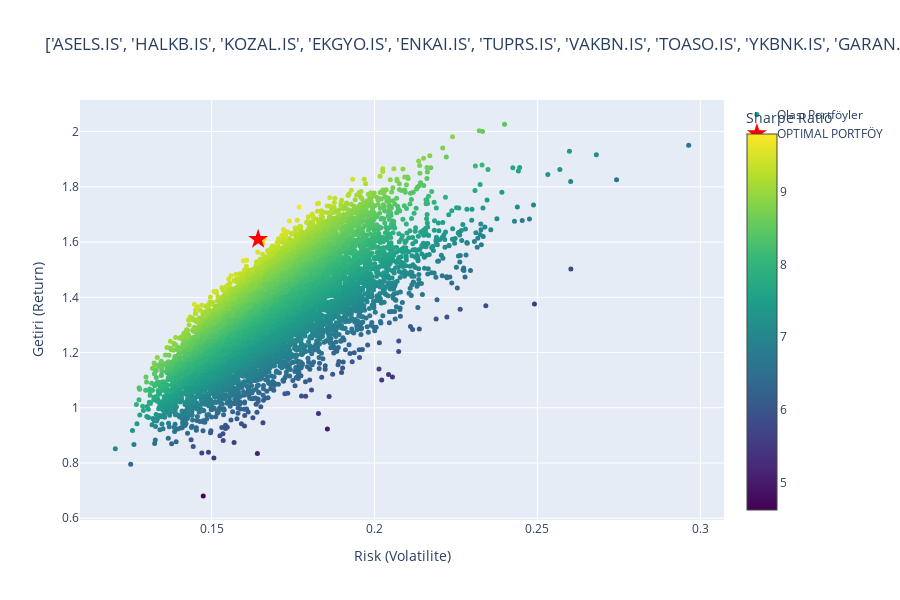

Source (notebook cell):
### Markdown cell above
## Best Portfolio with Monte Carlo Simulation

### Code cell
import plotly.graph_objects as go

symbols = top_10_symbols
period = '1y'

df_portfolio = get_portfolio_history(symbols, period=period)

# ---  Simülasyon Ayarları ---
num_portfolios = 10000 # 10000 senaryo deneyelim
all_weights = np.zeros((num_portfolios, len(symbols)))
ret_arr = np.zeros(num_portfolios)
vol_arr = np.zeros(num_portfolios)
sharpe_arr = np.zeros(num_portfolios)

print(f"{num_portfolios} senaryo hesaplanıyor... for {period}")

# --- 3. Hızlı Döngü ---
for i in range(num_portfolios):
    # Rastgele ağırlıklar
    weights = np.random.random(len(symbols))
    weights = weights / np.sum(weights)
    all_weights[i, :] = weights
    
    # Performans Hesapla
    ret, vol = portfolio_performance_with_data(df_portfolio, list(weights), period='1y')
    
    ret_arr[i] = ret
    vol_arr[i] = vol
    sharpe_arr[i] = ret / vol

# --- 4. En İyisini Bul ---
max_sharpe_idx = sharpe_arr.argmax()
best_ret = ret_arr[max_sharpe_idx]
best_vol = vol_arr[max_sharpe_idx]
best_w = all_weights[max_sharpe_idx, :]

print("-" * 30)
print(f"EN İYİ PORTFÖY (Max Sharpe: {sharpe_arr[max_sharpe_idx]:.2f})")
print(f"Getiri: %{best_ret:.2%}")
print(f"Risk:   %{best_vol:.2%}")
print("DAĞILIM:")
for i, s in enumerate(symbols):
    print(f"{s}: %{best_w[i]:.2%}")
print("-" * 30)


# --- 5. Görselleştirme ---
fig = go.Figure()

# Tüm Senaryolar
fig.add_trace(go.Scatter(
    x=vol_arr, y=ret_arr,
    mode='markers',
    marker=dict(
        size=5,
        color=sharpe_arr,
        colorscale='Viridis',
        showscale=True,
        colorbar=dict(title="Sharpe Ratio")
    ),
    text=[f"Sharpe: {s:.2f}" for s in sharpe_arr],
    name='Olası Portföyler'
))

# En İyi Nokta
fig.add_trace(go.Scatter(
    x=[best_vol], y=[best_ret],
    mode='markers',
    marker=dict(color='red', size=15, symbol='star'),
    name='OPTIMAL PORTFÖY'
))

fig.update_layout(
    title=f'{symbols} Efficient Frontier Analizi',
    xaxis_title='Risk (Volatilite)',
    yaxis_title='Getiri (Return)',
    height=600
)

fig.show()

print("Bitti.")

### Figure 1 — Plotly figure (JSON) as saved in the notebook; plotly's stock layout.template omitted (floating-point values rounded to 4 significant figures; data arrays with more than 128 entries replaced by an {"elided": "..."} marker saying what was removed)
{"data": [{"marker": {"color": {"elided": "10000 float values"}, "colorbar": {"title": {"text": "Sharpe Ratio"}}, "colorscale": [[0, "#440154"], [0.1111, "#482878"], [0.2222, "#3e4989"], [0.3333, "#31688e"], [0.4444, "#26828e"], [0.5556, "#1f9e89"], [0.6667, "#35b779"], [0.7778, "#6ece58"], [0.8889, "#b5de2b"], [1, "#fde725"]], "showscale": true, "size": 5}, "mode": "markers", "name": "Olası Portföyler", "text": {"elided": "10000 str values"}, "type": "scatter", "x": {"elided": "10000 float values"}, "y": {"elided": "10000 float values"}}, {"marker": {"color": "red", "size": 15, "symbol": "star"}, "mode": "markers", "name": "OPTIMAL PORTFÖY", "type": "scatter", "x": [0.1643], "y": [1.61]}], "layout": {"height": 600, "title": {"text": "['ASELS.IS', 'HALKB.IS', 'KOZAL.IS', 'EKGYO.IS', 'ENKAI.IS', 'TUPRS.IS', 'VAKBN.IS', 'TOASO.IS', 'YKBNK.IS', 'GARAN.IS'] Efficient Frontier Analizi"}, "xaxis": {"title": {"text": "Risk (Volatilite)"}}, "yaxis": {"title": {"text": "Getiri (Return)"}}}}
